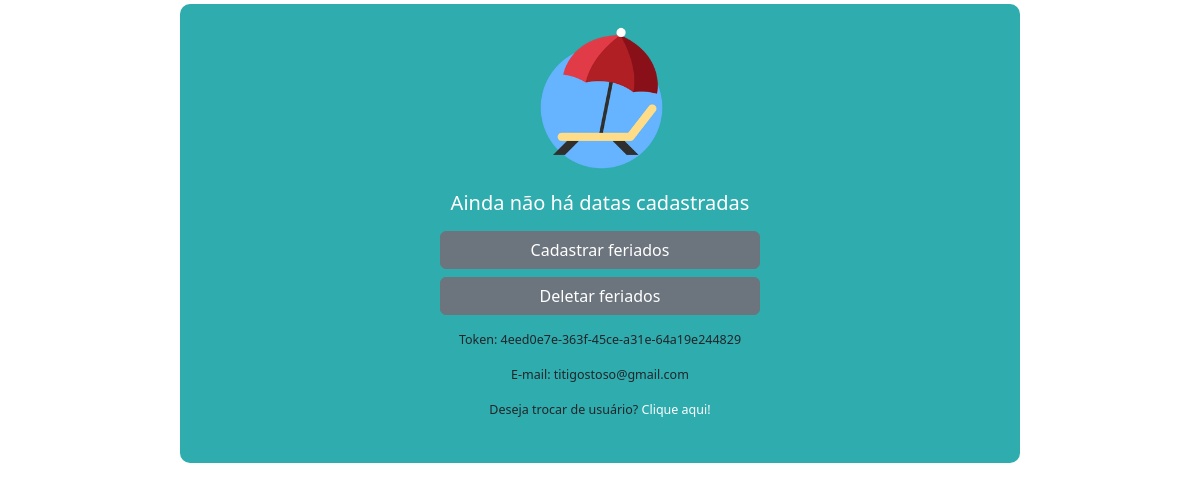
/users/ (signed in), run on the app's committed database.
### users/models.py (models this page shows, shortened)
class CustomUser(AbstractUser):
    token = models.UUIDField(primary_key=True, default=uuid.uuid4, editable=False)
    username = None
    email = models.EmailField(_("email address"), unique=True, null=False)
    USERNAME_FIELD = "email"
    REQUIRED_FIELDS = []
    objects = CustomUserManager()

### users/views.py (the view)
# urls.py: path('', views.index, name='index'),
def index(request):
    if request.user.is_authenticated:
        listar_datas = request.user.feriados_set.all()
        quantidade_datas = listar_datas.count()
        context = {
            'listar_datas': listar_datas,
            'quantidade_datas': quantidade_datas
        }
        return render(request, 'inicio/index.html', context=context)
    else:
        return render(request, 'inicio/index.html')

### users/templates/inicio/index.html (shortened to what this page needs)
{% extends 'base.html' %}
{% block content %}
{% load static %}
<div class="container mt-1 mb-1" style="width: 70%; background-color: #2FACAE; padding: 20px; border-radius: 10px">
    <div class="row mb-3">
        <div class="logo-container">
            <img
                    src="{% static 'logo.png' %}"
                    alt="Hi Platform"
                    width="150"
            >
        </div>
    </div>
    {% if not user.is_authenticated %}
        <div class="row justify-content-center">
            <div class="col-md-5 mb-1 align-self-center text-center">
                <h5>Atenção!</h5>
            </div>
        </div>
        <div class="row justify-content-center">
            <div class="col-md-5 mb-2 align-self-center text-center">
                <h5>Você não está <strong>logado!</strong></h5>
            </div>
        </div>
        <div class="row justify-content-center">
            <div class="col-md-5 mb-2 align-self-center text-center">
                <p>Para realizar o login: <a href="{% url 'login' %}">Clique aqui!</a></p>
            </div>
        </div>
    {% else %}
        {% if quantidade_datas == 0 %}
            <div class="row justify-content-center">
                <div class="col-md-5 mb-2 align-self-center text-center">
                    <h5>Ainda não há datas cadastradas</h5>
                </div>
            </div>
        {% endif %}
        <div class="row justify-content-center">
            <div class="col-md-5 mb-2">
                <div class="row justify-content-center">
                    <div class="row md-6 mb-2 justify-content-center">
                        <a href="{% url 'datas:cadastrar_feriados' %}" class="btn btn-secondary text-white" style="width: 380px">Cadastrar feriados</a>
                    </div>
                </div>
                <div class="row justify-content-center">
                    <div class="row md-6 mb-2 justify-content-center">
                        <a href="{% url 'datas:selecionar_feriados' %}" class="btn btn-secondary text-white" style="width: 380px">Deletar feriados</a>
                    </div>
                </div>
            </div>
        </div>
        <div class="row justify-content-center">
            <div class="col-md-5 mb-0 align-self-center text-center">
                <p class="fw-medium" style="font-size: 12.5px">Token: {{ user.token }}</p>
            </div>
        </div>
        <div class="row justify-content-center">
            <div class="col-md-5 mb-0 align-self-center text-center">
                <p class="fw-medium" style="font-size: 12.5px">E-mail: {{ user.email }}</p>
            </div>
        </div>
        <div class="row justify-content-center">
            <div class="col-md-5 mb-2 align-self-center text-center" style="font-size: 12.5px">
                <p class="fw-medium">Deseja trocar de usuário? <a href="{% url 'logout' %}">Clique aqui!</a></p>
            </div>
        </div>
    {% endif %}
</div>
{% endblock %}

### frontend/base.html (style rules this page uses)
h5 { color: white }
.logo-container { display: flex; justify-content: center; margin-bottom: 1px; }
.container { width: 55% }
a { text-decoration: none; color: white }

### data on the page
CustomUser: token "4eed0e7e-363f-45ce-a31e-64a19e244829", email "titigostoso@gmail.com"
